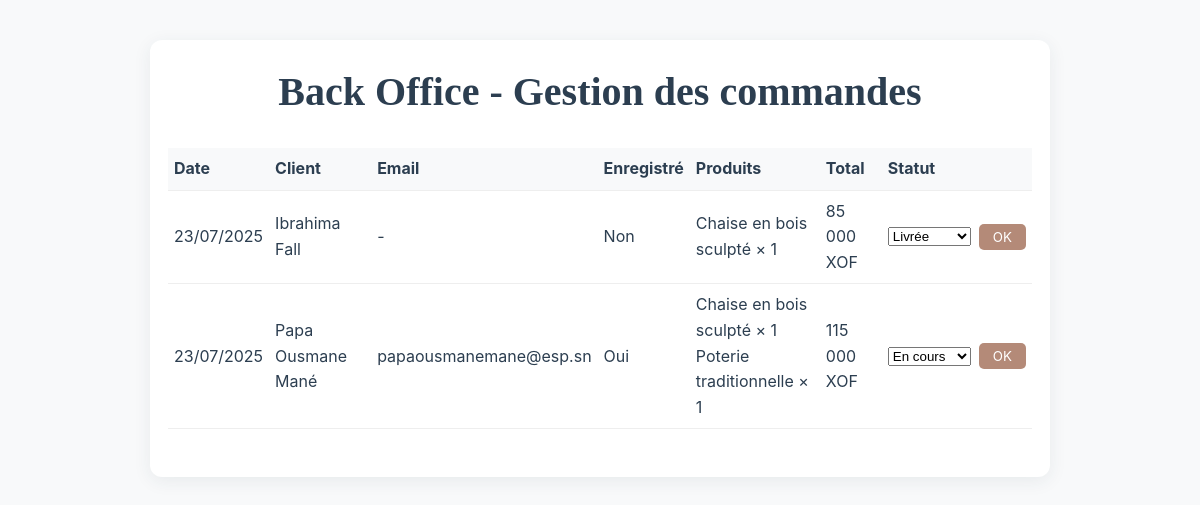
The app's page /admin.php with its own data.
### tables this page shows
CREATE TABLE IF NOT EXISTS `commandes` (
  `id` int NOT NULL AUTO_INCREMENT,
  `utilisateur_id` int DEFAULT NULL,
  `nom` varchar(100) NOT NULL,
  `telephone` varchar(30) NOT NULL,
  `adresse` varchar(255) NOT NULL,
  `email` varchar(120) NOT NULL,
  `date_commande` datetime DEFAULT CURRENT_TIMESTAMP,
  `statut` varchar(30) DEFAULT 'en attente',
  `total` int NOT NULL,
  PRIMARY KEY (`id`),
  KEY `utilisateur_id` (`utilisateur_id`)
);

CREATE TABLE IF NOT EXISTS `utilisateurs` (
  `id` int NOT NULL AUTO_INCREMENT,
  `nom` varchar(100) NOT NULL,
  `email` varchar(120) NOT NULL,
  `mot_de_passe` varchar(255) NOT NULL,
  `date_inscription` datetime DEFAULT CURRENT_TIMESTAMP,
  PRIMARY KEY (`id`),
  UNIQUE KEY `email` (`email`)
);

### admin.php (the view, shortened to what this page needs)
<?php
require_once 'config.php';
?>
<!DOCTYPE html>
<html lang="fr">
<head>
    <link rel="stylesheet" href="style.css">
</head>
<body>
<div class="admin-container">
    <h2 style="color:#2c3e50;">Back Office - Gestion des commandes</h2>
    <?php
    $sql = 'SELECT c.id, c.date_commande, c.total, c.statut, c.utilisateur_id, c.nom as nom_livraison, u.nom as client_nom, u.email as client_email
            FROM commandes c
            LEFT JOIN utilisateurs u ON c.utilisateur_id = u.id
            ORDER BY c.date_commande DESC';
    $cmds = $pdo->query($sql)->fetchAll();
    if ($cmds) {
        echo '<table>';
        echo '<tr><th>Date</th><th>Client</th><th>Email</th><th>Enregistré</th><th>Produits</th><th>Total</th><th>Statut</th></tr>';
        foreach ($cmds as $cmd) {
            $stmtP = $pdo->prepare('SELECT produit_nom, quantite FROM commande_produits WHERE commande_id = ?');
            $stmtP->execute([$cmd['id']]);
            $prods = $stmtP->fetchAll();
            $produits = [];
            foreach ($prods as $p) {
                $produits[] = htmlspecialchars($p['produit_nom']) . ' × ' . intval($p['quantite']);
            }
            $nomClient = $cmd['client_nom'] ? $cmd['client_nom'] : $cmd['nom_livraison'];
            $emailClient = $cmd['client_email'] ? $cmd['client_email'] : '-';
            $enregistre = $cmd['utilisateur_id'] ? 'Oui' : 'Non';
            echo '<tr>';
            echo '<td>' . date('d/m/Y', strtotime($cmd['date_commande'])) . '</td>';
            echo '<td>' . htmlspecialchars($nomClient) . '</td>';
            echo '<td>' . htmlspecialchars($emailClient) . '</td>';
            echo '<td>' . $enregistre . '</td>';
            echo '<td>' . implode('<br>', $produits) . '</td>';
            echo '<td>' . number_format($cmd['total'], 0, ',', ' ') . ' XOF</td>';
            echo '<td>';
            echo '<form method="post" class="statut-form">';
            echo '<select name="statut">';
            $statuts = ['En attente', 'En cours', 'Livrée', 'Annulée'];
            foreach ($statuts as $s) {
                $sel = ($cmd['statut'] === $s) ? 'selected' : '';
                echo '<option value="' . $s . '" ' . $sel . '>' . $s . '</option>';
            }
            echo '</select> ';
            echo '<button type="submit" class="btn-admin">OK</button>';
            echo '</form>';
            echo '</td>';
            echo '</tr>';
        }
        echo '</table>';
    } else {
        echo '<div style="color:#888;">Aucune commande trouvée.</div>';
    }
    ?>
</div>
</body>
</html>

### style.css (style rules this page uses)
:root { --primary-color: #2c3e50; --secondary-color: #d4a574; --accent-color: #8b6914; --text-dark: #2c3e50; --text-light: #6c757d; --text-white: #ffffff; --bg-light: #f8f9fa; --bg-white: #ffffff; --border-color: #e9ecef; --shadow-light: rgba(0, 0, 0, 0.1); --shadow-medium: rgba(0, 0, 0, 0.15); --font-primary: 'Playfair Display', serif; --font-secondary: 'Inter', sans-serif; --spacing-xs: 0.5rem; --spacing-sm: 1rem; --spacing-md: 1.5rem; --spacing-lg: 2rem; --spacing-xl: 3rem; --spacing-xxl: 4rem; --transition-fast: 0.2s ease; --transition-medium: 0.3s ease; --transition-slow: 0.5s ease; }
* { margin: 0; padding: 0; box-sizing: border-box; }
html { scroll-behavior: smooth; }
body { font-family: var(--font-secondary); font-size: 16px; line-height: 1.6; color: var(--text-dark); background-color: var(--bg-white); }
button { border: none; background: none; cursor: pointer; font-family: inherit; }
h1, h2, h3, h4, h5, h6 { font-family: var(--font-primary); line-height: 1.2; margin-bottom: var(--spacing-sm); }
h2 { font-size: 2.5rem; font-weight: 600; text-align: center; margin-bottom: var(--spacing-lg); }
button { background-color: #d4a574; color: #fff; border: none; padding: 0.5rem 1rem; border-radius: 5px; cursor: pointer; }

### admin.php (style rules this page uses)
body { background: #f8f9fa; }
.admin-container { max-width: 900px; margin: 40px auto; background: #fff; border-radius: 12px; box-shadow: 0 4px 18px rgba(44,62,80,0.08); padding: 28px 18px 18px 18px; }
table { width: 100%; border-collapse: collapse; margin-bottom: 30px; }
th, td { padding: 8px 6px; border-bottom: 1px solid #eee; text-align: left; }
th { background: #f8f9fa; }
.statut-form { display: flex; gap: 8px; align-items: center; }
.btn-admin { background: #b48a78; color: #fff; border: none; border-radius: 5px; padding: 5px 14px; cursor: pointer; }

### records on screen
commandes: date_commande "23/07/2025", nom "Ibrahima Fall", emailClient "-", utilisateur "Non", produits "Chaise en bois sculpté × 1", total "85 000"
commandes: date_commande "23/07/2025", utilisateur.nom "Papa Ousmane Mané", utilisateur.email "papaousmanemane@esp.sn", utilisateur "Oui", produits "Chaise en bois sculpté × 1 Poterie traditionnelle × 1", total "115 000"

### other values on screen
form field statut "Livrée"
form field statut "En cours"
